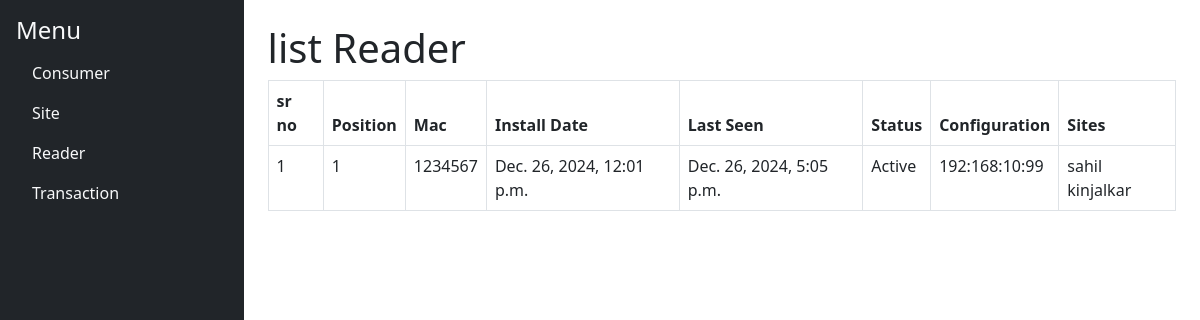
The app's page /list_reader, older data.
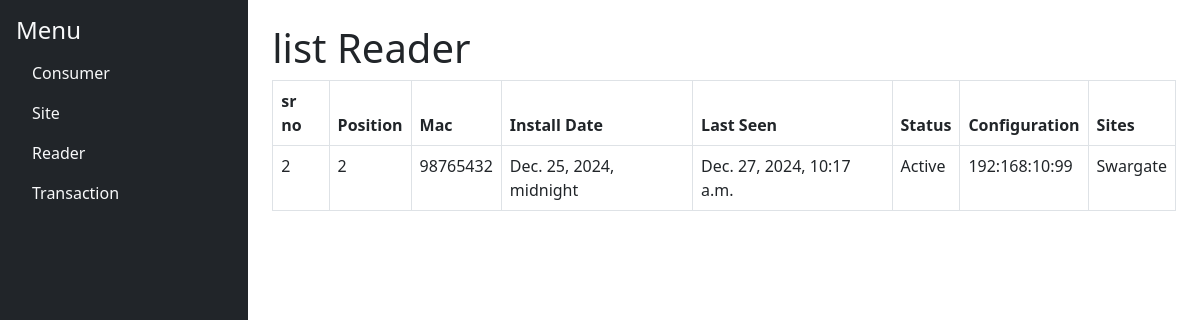
The same page, newer data.
### Reader/models.py (models this page shows, shortened)
class Reader(models.Model):
    id = models.AutoField(primary_key=True)
    position = models.IntegerField()
    mac = models.CharField(max_length=100, unique=True)
    install_date = models.DateTimeField(default=timezone.now)
    last_seen_timestamp = models.DateTimeField(default=timezone.now)
    status = models.CharField(max_length=10)
    config = models.ForeignKey(Configuration, on_delete=models.CASCADE)
    site = models.ForeignKey(Site, on_delete=models.CASCADE)

class Configuration(models.Model):
    id = models.AutoField(primary_key=True)
    SERVER_IP = models.CharField(max_length= 100)
    DURATION_1LTR = models.IntegerField(max_length = 20)
    DURATION_2LTR = models.IntegerField(max_length = 20)
    DURATION_3LTR = models.IntegerField(max_length = 20)
    DURATION_5LTR = models.IntegerField(max_length = 20)

### Site/models.py (models this page shows)
class Site (models.Model):
    id = models.AutoField(primary_key=True)
    Name = models.CharField(max_length= 100)
    Address = models.CharField(max_length = 250)
    City = models.CharField(max_length = 100)
    Country = models.CharField(max_length = 100)

### Reader/views.py (the view)
# urls.py: path('list_reader', views.list_reader, name='list_reader'),
def list_reader(request):
    reader = Reader.objects.all()
    return render(request, 'list_reader.html', {'reader': reader})

### Reader/templates/list_reader.html (shortened to what this page needs)
<!DOCTYPE html>
{% extends 'base.html' %}
{% block content %}
<body>
<h1>list Reader</h1>
<table class="table table-bordered">
  <thead>
    <tr>
      <th scope="col">sr no</th>
      <th scope="col">Position</th>
      <th scope="col">Mac</th>
      <th scope="col">Install Date</th>
        <th scope="col">Last Seen</th>
        <th scope="col">Status</th>
        <th scope="col">Configuration</th>
        <th scope="col">Sites</th>
    </tr>
  </thead>
  <tbody>
                {% for reader in reader %}
                <tr>
                    <td>{{ reader.id }}</td>
                    <td>{{ reader.position }}</td>
                    <td>{{ reader.mac }}</td>
                    <td>{{ reader.install_date }}</td>
                    <td>{{ reader.last_seen_timestamp}}</td>
                    <td>
    {% if reader.status == "1" %}
        Active
    {% else %}
        Deactive
    {% endif %}
</td>
                    <td>{{ reader.config.SERVER_IP }}</td>
                    <td>{{ reader.site.Name }}</td>
                </tr>
                {% empty %}
                <tr>
                    <td colspan="4" class="text-center">No users found.</td>
                </tr>
                {% endfor %}
            </tbody>
</table>
</body>
{% endblock %}

Row changes from the older to the newer data that the page shows:
removed Reader: id "1", position "1", mac "1234567", install_date "Dec. 26, 2024, 12:01 p.m.", last_seen_timestamp "Dec. 26, 2024, 5:05 p.m.", status "Active", config.SERVER_IP "192:168:10:99", site.Name "sahil kinjalkar"
added Reader: id "2", position "2", mac "98765432", install_date "Dec. 25, 2024, midnight", last_seen_timestamp "Dec. 27, 2024, 10:17 a.m.", status "Active", config.SERVER_IP "192:168:10:99", site.Name "Swargate"
